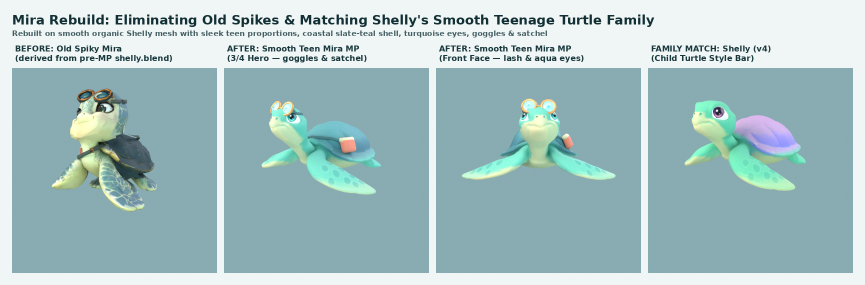
#> input picture work/cast-mario-party-pass/mira-mp/mira-mp-compare.png, 1730 x 570 px, given in place of old.png, which was not available (shown at 1/2 size)
$ python make_mira_compare.py
#> lines starting #> are read from the running program, lines starting #| are printed output that depends on the picture
"""Composite 4-panel Old Spiky Mira vs New Smooth Teen Mira vs Shelly v4 comparison sheet."""
from pathlib import Path
from PIL import Image, ImageDraw, ImageFont

HERE = Path(__file__).resolve().parent
TILES = HERE / "_tiles"
OUT = HERE / "mira-mp-compare.png"


def load_font(size):
    for p in (
        "/usr/share/fonts/truetype/dejavu/DejaVuSans-Bold.ttf",
        "C:/Windows/Fonts/segoeui.ttf",
    ):
        if Path(p).exists():
            return ImageFont.truetype(p, size)
    return ImageFont.load_default()


def main():
    cols = [
        ("old", "BEFORE: Old Spiky Mira\n(derived from pre-MP shelly.blend)"),
        ("new_q", "AFTER: Smooth Teen Mira MP\n(3/4 Hero — goggles & satchel)"),
        ("new_f", "AFTER: Smooth Teen Mira MP\n(Front Face — lash & aqua eyes)"),
        ("shelly", "FAMILY MATCH: Shelly (v4)\n(Child Turtle Style Bar)"),
    ]
    cell = 410
    top_h = 112
    gap = 14
    pad = 24
    W = pad * 2 + len(cols) * cell + (len(cols) - 1) * gap
    H = pad * 2 + top_h + cell

    canvas = Image.new("RGB", (W, H), (240, 245, 246))
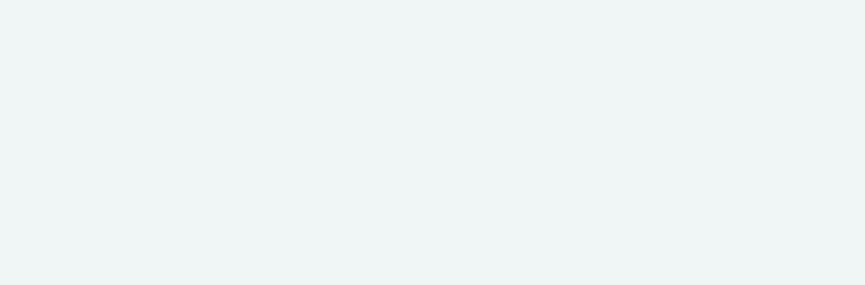
#> canvas: PIL image 1730x570 RGB (shown at 1/2 size); mean R, G, B 240, 245, 246
    draw = ImageDraw.Draw(canvas)
    f_title = load_font(26)
    f_sub = load_font(15)
    f_hdr = load_font(16)

    draw.text((pad, pad), "Mira Rebuild: Eliminating Old Spikes & Matching Shelly's Smooth Teenage Turtle Family", fill=(18, 48, 52), font=f_title)
    draw.text((pad, pad + 34), "Rebuilt on smooth organic Shelly mesh with sleek teen proportions, coastal slate-teal shell, turquoise eyes, goggles & satchel", fill=(65, 92, 96), font=f_sub)

    for ci, (key, title) in enumerate(cols):
        x = pad + ci * (cell + gap)
        draw.multiline_text((x + 6, pad + 64), title, fill=(24, 56, 60), font=f_hdr, spacing=4)
        im = Image.open(TILES / f"{key}.png").convert("RGB").resize((cell, cell), Image.Resampling.LANCZOS)
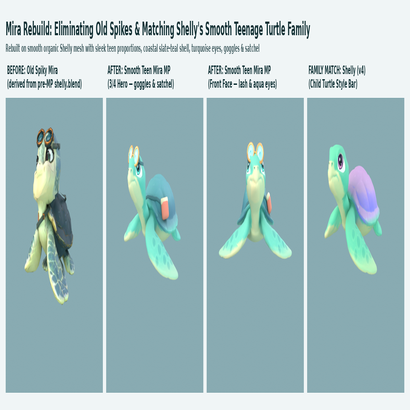
#> im: PIL image 410x410 RGB; mean R, G, B 165.1, 191.8, 194.5
        canvas.paste(im, (x, pad + top_h))
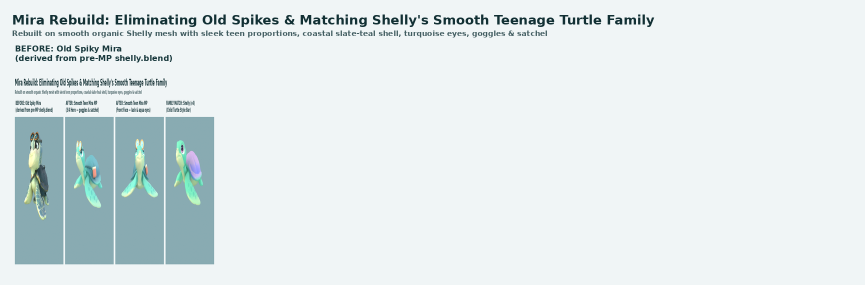
#> canvas: PIL image 1730x570 RGB (shown at 1/2 size); mean R, G, B 223.6, 232.7, 234.1

    canvas.save(OUT, format="PNG", optimize=True)
    print("Wrote", OUT)


if __name__ == "__main__":
#> (the run stopped early here; a loop or call above may not have finished)
